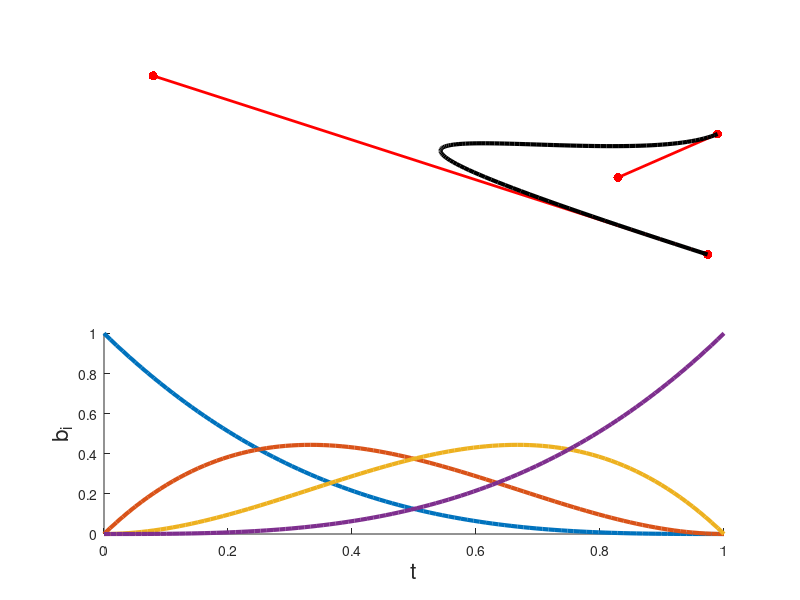

The MATLAB script that drew this image:
function demo_Bezier01
% Bezier curves as a superposition of Bernstein polynomials
%
% If this code is useful for your research, please cite the related publication:
% @incollection{Calinon19MM,
%   author="Calinon, S.",
%   title="Mixture Models for the Analysis, Edition, and Synthesis of Continuous Time Series",
%   booktitle="Mixture Models and Applications",
%   publisher="Springer",
%   editor="Bouguila, N. and Fan, W.", 
%   year="2019"
% }
%
% Copyright (c) 2019 Idiap Research Institute, http://idiap.ch/
% Written by Sylvain Calinon, http://calinon.ch/
% 
% This file is part of PbDlib, http://www.idiap.ch/software/pbdlib/
% 
% PbDlib is free software: you can redistribute it and/or modify
% it under the terms of the GNU General Public License version 3 as
% published by the Free Software Foundation.
% 
% PbDlib is distributed in the hope that it will be useful,
% but WITHOUT ANY WARRANTY; without even the implied warranty of
% MERCHANTABILITY or FITNESS FOR A PARTICULAR PURPOSE. See the
% GNU General Public License for more details.
% 
% You should have received a copy of the GNU General Public License
% along with PbDlib. If not, see <http://www.gnu.org/licenses/>.


%% Parameters
%%%%%%%%%%%%%%%%%%%%%%%%%%%%%%%%%%%%%%%%%%%%%%%%%%%%%%%%%%%%%%%%%%%%%%%%%%%
nbVar = 2; %Dimension of datapoint
nbDeg = 3; %Degree of the Bezier curve
nbData = 100; %Number of datapoints in a trajectory

p = rand(nbVar,nbDeg+1); %Control points
t = linspace(0,1,nbData); %Time range


%% Bezier curve as a superposition of Bernstein polynomials
%%%%%%%%%%%%%%%%%%%%%%%%%%%%%%%%%%%%%%%%%%%%%%%%%%%%%%%%%%%%%%%%%%%%%%%%%%%
B = zeros(nbDeg,nbData);
for i=0:nbDeg
	B(i+1,:) = factorial(nbDeg) ./ (factorial(i) .* factorial(nbDeg-i)) .* (1-t).^(nbDeg-i) .* t.^i; %Bernstein basis functions (Eq.(12)
end
x = p * B; %Reconstruction of signal


%% Plot
%%%%%%%%%%%%%%%%%%%%%%%%%%%%%%%%%%%%%%%%%%%%%%%%%%%%%%%%%%%%%%%%%%%%%%%%%%%
figure('position',[10,10,800,1200]); 
subplot(2,1,1); hold on; axis off;
plot(p(1,:), p(2,:), 'r.','markersize',20);
if nbDeg==3
	plot(p(1,[1:2]), p(2,[1:2]), 'r-','linewidth',2);
	plot(p(1,[3:4]), p(2,[3:4]), 'r-','linewidth',2);
end
plot(x(1,:), x(2,:), 'k-','linewidth',3);
subplot(2,1,2); hold on;
for i=0:nbDeg
	plot(t, B(i+1,:),'linewidth',3);
end
xlabel('t','fontsize',16); ylabel('b_i','fontsize',16);

pause;
close all;
